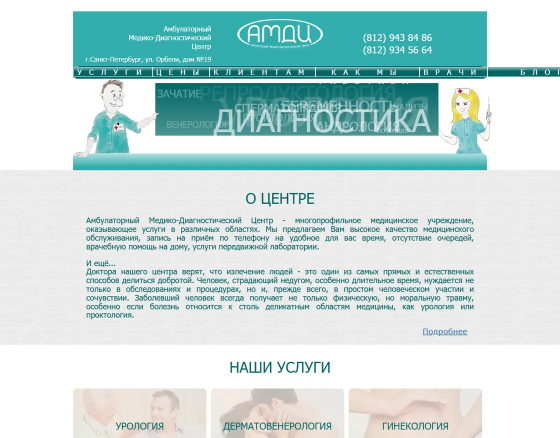
#> input picture assets/shots/amdc.webp, 1120 x 875 px, given in place of macbook-air-m1-01.png, which was not available (shown at 1/2 size)
$ python sobrat-noutbuk.py
#> lines starting #> are read from the running program, lines starting #| are printed output that depends on the picture; after the words box and inside, x2 and y2 are one past the last pixel; in counts of white or black regions, pixels touching at a corner belong together; pictures that were not available may be replaced by others from this repository, and a replacement may not be noted
# -*- coding: utf-8 -*-
"""Собрать картинку ноутбука для второй выгоды.

Ноутбук на странице — не рисунок разметкой, а готовый 3D-макет с
вписанным в него снимком первого экрана. Макет — MacBook Air M1 из
сборки w2sv/pythonMockup (MIT), у него экран залит хромакеем; сюда
этот хромакей находится, снимок вписывается в его четырёхугольник
перспективным преобразованием, сверху кладётся мягкое отражение
окна, и всё сохраняется одним файлом.

    python sobrat-noutbuk.py

Читает assets/shots/pervyy-ekran.webp, пишет
assets/img/macbook-air-m1.webp. Исходный макет скачивается с
GitHub при первом запуске и в репозиторий не кладётся.

Нужны Pillow и numpy.
"""

import os
import sys
import urllib.request

import numpy as np
from PIL import Image, ImageFilter, ImageDraw

ROOT = os.path.dirname(os.path.abspath(__file__))
MAKET_URL = ('https://raw.githubusercontent.com/w2sv/pythonMockup/HEAD/'
             'assets/mockup/macbook-air-m1-01.png')
MAKET = os.path.join(ROOT, 'assets', 'img', '.maket-macbook-air-m1.png')
SNIMOK = os.path.join(ROOT, 'assets', 'shots', 'pervyy-ekran.webp')
VYVOD = os.path.join(ROOT, 'assets', 'img', 'macbook-air-m1.webp')
SHIRINA = 1400


def skachat_maket():
    if os.path.exists(MAKET):
        return
    print('качаю макет:', MAKET_URL)
    os.makedirs(os.path.dirname(MAKET), exist_ok=True)
    urllib.request.urlretrieve(MAKET_URL, MAKET)


def hromakey(im):
    """Две маски: строгая — чистая зелень, мягкая — вся её кромка.

    Строгой вставляется снимок, мягкой гасится остаток: по краю
    экрана лежат полупрозрачные зелёные пиксели, и если их не
    затемнить заранее, вокруг снимка остаётся зелёная нитка.
    """
    a = np.asarray(im.convert('RGB')).astype(np.int16)
    r, g, b = a[:, :, 0], a[:, :, 1], a[:, :, 2]
    strogaya = (g > 120) & (g - r > 60) & (g - b > 60)
    myagkaya = (g - np.maximum(r, b)) > 10
    return strogaya, myagkaya


def ugly(maska):
    """Четыре угла четырёхугольника экрана."""
    ys, xs = np.nonzero(maska)
    p = np.stack([xs, ys], 1).astype(np.float64)
    s, d = p[:, 0] + p[:, 1], p[:, 0] - p[:, 1]
    return [p[np.argmin(s)], p[np.argmax(d)], p[np.argmax(s)], p[np.argmin(d)]]


def koefficienty(iz, v):
    """Коэффициенты PIL.PERSPECTIVE: они отображают выход во вход."""
    A, B = [], []
    for (sx, sy), (dx, dy) in zip(iz, v):
        A.append([dx, dy, 1, 0, 0, 0, -sx * dx, -sx * dy]); B.append(sx)
        A.append([0, 0, 0, dx, dy, 1, -sy * dx, -sy * dy]); B.append(sy)
    return np.linalg.solve(np.asarray(A, np.float64), np.asarray(B, np.float64))


def sobrat():
    skachat_maket()
    maket = Image.open(MAKET).convert('RGBA')
    W, H = maket.size
#> W = 1120; H = 875
    strogaya, myagkaya = hromakey(maket)
#> in hromakey, `r, g, b = a[:, :, 0], a[:, :, 1], a[:, :, 2]`:
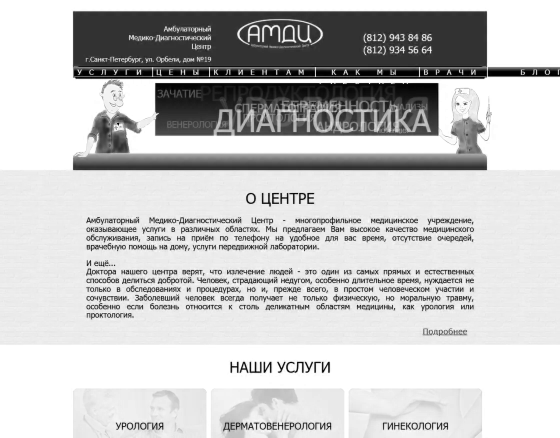
#> r: shape (875, 1120) int16 (shown at 1/2 size); min 0, max 255, mean 198.6
#> in hromakey, `r, g, b = a[:, :, 0], a[:, :, 1], a[:, :, 2]`:
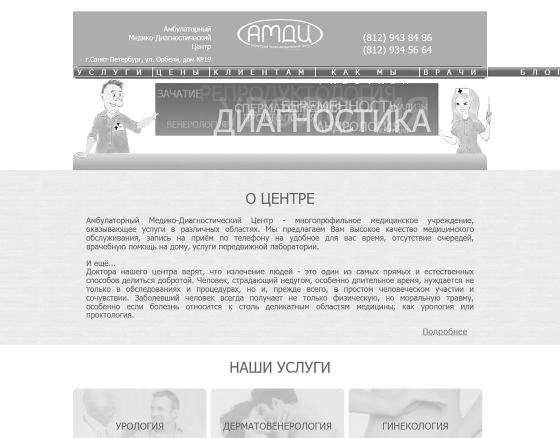
#> g: shape (875, 1120) int16 (shown at 1/2 size); min 0, max 255, mean 220.9
#> in hromakey, `strogaya = (g > 120) & (g - r > 60) & (g - b > 60)`: strogaya: shape (875, 1120) bool; every value is 0
#> in hromakey, `myagkaya = (g - np.maximum(r, b)) > 10`:
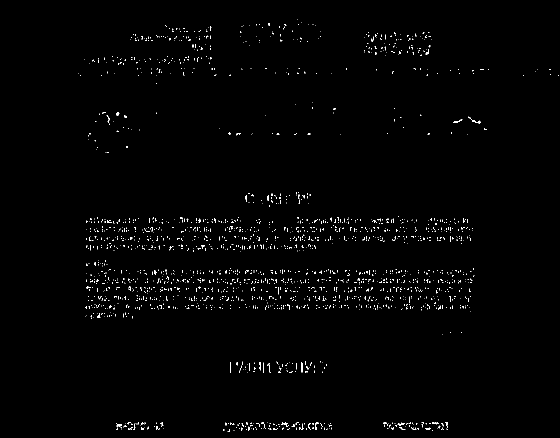
#> myagkaya: shape (875, 1120) bool (shown at 1/2 size); 1.1% white in thin lines or dots, all inside (x1, y1, x2, y2) = (156, 38, 1117, 864)
    uglovye = ugly(strogaya)
#> in ugly, `ys, xs = np.nonzero(maska)`: ys = empty array
    print('углы экрана:', [tuple(np.round(u, 1)) for u in uglovye])

    # гасим зелень целиком, вместе с полупрозрачной кромкой
    piksely = np.asarray(maket).copy()
    piksely[myagkaya, 0:3] = (9, 7, 12)
    osnova = Image.fromarray(piksely, 'RGBA')

    snimok = Image.open(SNIMOK).convert('RGBA')
    sw, sh = snimok.size
    vpisan = snimok.transform(
        (W, H), Image.PERSPECTIVE,
        koefficienty([(0, 0), (sw, 0), (sw, sh), (0, sh)], uglovye),
        Image.BICUBIC)

    maska = Image.fromarray((strogaya * 255).astype(np.uint8), 'L')
    maska = maska.filter(ImageFilter.GaussianBlur(0.7))
    osnova.paste(vpisan, (0, 0), maska)

    # отражение окна: широкая мягкая полоса от левого верхнего угла
    bl = Image.new('L', (W, H), 0)
    d = ImageDraw.Draw(bl)
    (x0, y0), (x1, y1), (x2, y2), (x3, y3) = [tuple(u) for u in uglovye]
    d.polygon([(x0, y0),
               (x0 + (x1 - x0) * .44, y0 + (y1 - y0) * .44),
               (x3 + (x2 - x3) * .11, y3 + (y2 - y3) * .11),
               (x3, y3)], fill=24)
    bl = bl.filter(ImageFilter.GaussianBlur(W / 70.0))
    bl = Image.fromarray(
        (np.asarray(bl).astype(np.float32) * (np.asarray(maska) / 255.0)
         ).astype(np.uint8), 'L')
    belyy = Image.merge('RGBA', (Image.new('L', (W, H), 255),) * 3 + (bl,))
    gotovo = Image.alpha_composite(osnova, belyy)

    gotovo = gotovo.crop(gotovo.getchannel('A').getbbox())
    vys = round(gotovo.size[1] * SHIRINA / gotovo.size[0])
    gotovo = gotovo.resize((SHIRINA, vys), Image.LANCZOS)
    gotovo.save(VYVOD, 'WEBP', quality=90, method=6)
    print('готово:', VYVOD, gotovo.size, os.path.getsize(VYVOD), 'байт')


if __name__ == '__main__':
#> (the run stopped early here; a loop or call above may not have finished)

$ run again, on assets/shots/amrita.webp
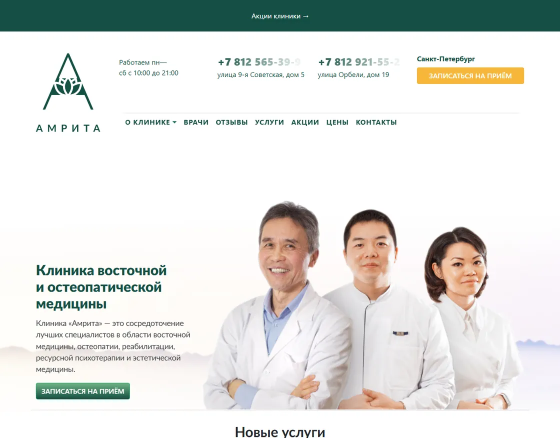
#> input picture assets/shots/amrita.webp, 1120 x 875 px, given in place of macbook-air-m1-01.png, which was not available (shown at 1/2 size)
#> in hromakey, `r, g, b = a[:, :, 0], a[:, :, 1], a[:, :, 2]`:
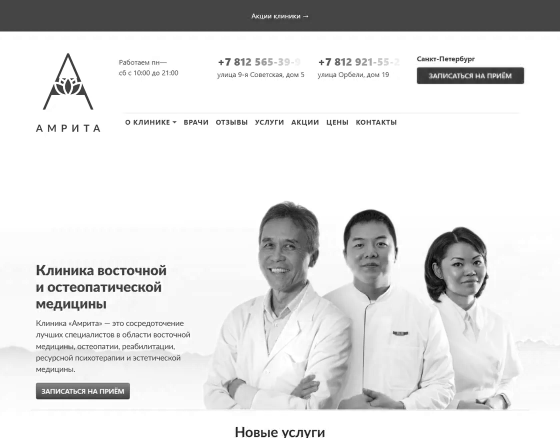
#> b: shape (875, 1120) int16 (shown at 1/2 size); min 0, max 255, mean 222.5
#> strogaya: shape (875, 1120) bool; every value is 0
#> in hromakey, `myagkaya = (g - np.maximum(r, b)) > 10`:
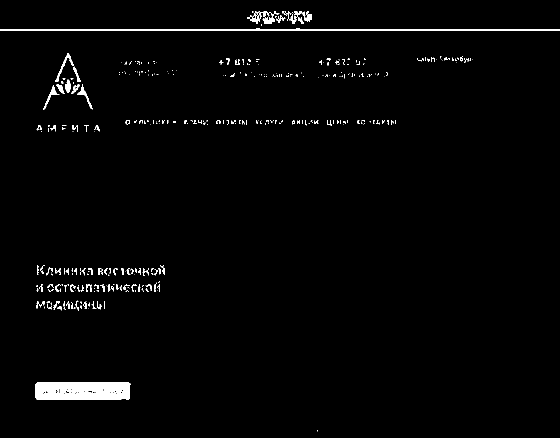
#> myagkaya: shape (875, 1120) bool (shown at 1/2 size); 1.8% white; 366 white regions (248 under 20 px), largest, box (x1, y1, x2, y2) and area: (71, 764, 261, 799) 6046, (0, 57, 1120, 62) 3408, (494, 22, 550, 48) 635
#> ys = empty array
